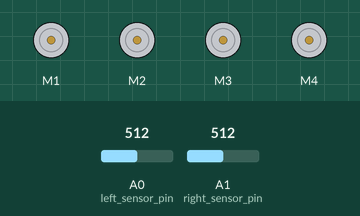
Recording of a sketch running on a simulated Arduino Uno, built with avr-gcc and run on an emulated ATmega328P. Parts: 4 × DC motor (green arrow = forward, orange = backward, longer = faster). Inputs (shaded band) come from the test bench; at power-on: A0 (left_sensor_pin) = 512, A1 (right_sensor_pin) = 512.

Above: at 2.2 s.
2.3 s: A0 (left_sensor_pin) set to 484
At 2.45 s:
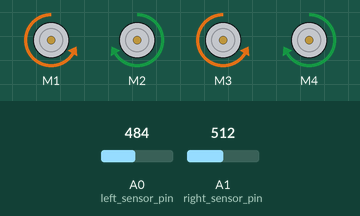
5.3 s: A1 (right_sensor_pin) set to 490
At 5.45 s:
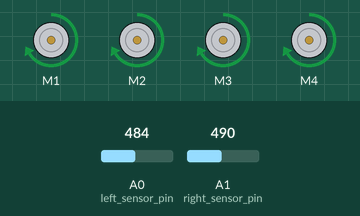
8.3 s: A0 (left_sensor_pin) set to 510
At 8.46 s:
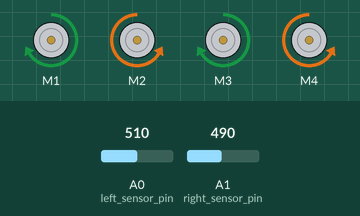
11.3 s: A0 (left_sensor_pin) set to 490
14.3 s: A0 (left_sensor_pin) set to 511
17.3 s: A0 (left_sensor_pin) set to 306
Timing chart, 0 to 21.3 s (numbered marks = the images above; inputs shaded):
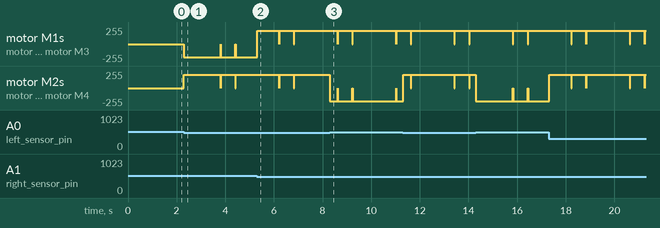

The sketch:

IR_Sensor_Car.ino
```cpp
//Author:
//Program: IR Sensor Car
//Description: A program that uses IR Sensors to control
//             a mobile platform around a tack.

#include <Adafruit_MotorShield.h>

//Setup motor objects
Adafruit_MotorShield motor_shield = Adafruit_MotorShield();
Adafruit_DCMotor* left_front_motor = motor_shield.getMotor(1);
Adafruit_DCMotor* right_front_motor = motor_shield.getMotor(2);
Adafruit_DCMotor* left_rear_motor = motor_shield.getMotor(3);
Adafruit_DCMotor* right_rear_motor = motor_shield.getMotor(4);

//Define sensor pins (assuming they are connected to Arduino pins)
//Analog pin for left sensor
const int left_sensor_pin = A0;
//Analog pin for right sensor
const int right_sensor_pin = A1;

//Global variables
//Based on speed of 200, turn 180°
const int full_turn = 700;
//0 (off) to 255 (full speed)
int speed = 200;
//Value that will be used for the IR Sensor
int threshold = 500;

//Functions to control the platform
void set_speed(int new_speed) {
  //Making sure that the new speed falls within reasonable parameters
  if (new_speed <= 255 && new_speed >= 0)
    speed = new_speed;
  //Setting the speed for a group of motors
  left_front_motor->setSpeed(speed);
  right_front_motor->setSpeed(speed);
  left_rear_motor->setSpeed(speed);
  right_rear_motor->setSpeed(speed);
}

void go_forward(int time) {
  //Ensuring that all the wheels on the platform are going in the same direction
  left_front_motor->run(FORWARD);
  right_front_motor->run(FORWARD);
  left_rear_motor->run(FORWARD);
  right_rear_motor->run(FORWARD);
  delay(time);

  //Stops the platform from moving after going forward is finished
  left_front_motor->run(RELEASE);
  right_front_motor->run(RELEASE);
  left_rear_motor->run(RELEASE);
  right_rear_motor->run(RELEASE);
}

void go_backward(int time) {
  //Ensuring that all the wheels on the platform are going in the same direction
  left_front_motor->run(BACKWARD);
  right_front_motor->run(BACKWARD);
  left_rear_motor->run(BACKWARD);
  right_rear_motor->run(BACKWARD);
  delay(time);

  //Stops the platform from moving after going backwards is finished
  left_front_motor->run(RELEASE);
  right_front_motor->run(RELEASE);
  left_rear_motor->run(RELEASE);
  right_rear_motor->run(RELEASE);
}

void turn_right(int time) {
  //Allows the platform to spin like a tank in the right direction.
  //Left wheels go forwards, Right wheels go backwards
  left_front_motor->run(BACKWARD);
  right_front_motor->run(FORWARD);
  left_rear_motor->run(BACKWARD);
  right_rear_motor->run(FORWARD);
  delay(time);

  //Stops the platform from moving after turning right is finished
  left_front_motor->run(RELEASE);
  right_front_motor->run(RELEASE);
  left_rear_motor->run(RELEASE);
  right_rear_motor->run(RELEASE);
}

void turn_left(int time) {
  //Allows the platform to spin like a tank in the left direction.
  //Right wheels go forwards, Left wheels go backwards
  left_front_motor->run(FORWARD);
  right_front_motor->run(BACKWARD);
  left_rear_motor->run(FORWARD);
  right_rear_motor->run(BACKWARD);
  delay(time);

  //Stops the platform from moving after turning left is finished
  left_front_motor->run(RELEASE);
  right_front_motor->run(RELEASE);
  left_rear_motor->run(RELEASE);
  right_rear_motor->run(RELEASE);
}

void setup() {
  //Enable the motor shield to run the motors
  motor_shield.begin();

  //Set initial speed
  set_speed(speed);

  //Initialize serial communication if needed
  Serial.begin(9600);

  //The time delay from when the program is uploaded to when the platform starts moving
  delay(1000);
}

void loop() {

  //Read sensor values
  int left_sensor_value = analogRead(left_sensor_pin);
  int right_sensor_value = analogRead(right_sensor_pin);

  //Compare the sensor values to the predetermined threshold
  bool left_black = left_sensor_value > threshold;
  bool right_black = right_sensor_value > threshold;
  bool time = 20;

  //Determine actions based on sensor readings
  //If both sensors detect black, stop the platform
  if (left_black && right_black) {
    delay(time);
    //If neither sensor detects black, go forward
  } else if (!left_black && !right_black) {
    go_forward(time);
    //If left side detects, turn left
  } else if (left_black) {
    turn_left(time);
    //If right side detects, turn right
  } else { //right_black
    turn_right(time);
  }
}
```

Measured:
- the behaviour switches between 501 and 500 on A0 (left_sensor_pin) (found by bisection; images 0 and 1)
- after the input at 2.3 s, motor M1, motor M3: stopped → backward 200/255 at once; motor M2, motor M4: stopped → forward 200/255 at once
